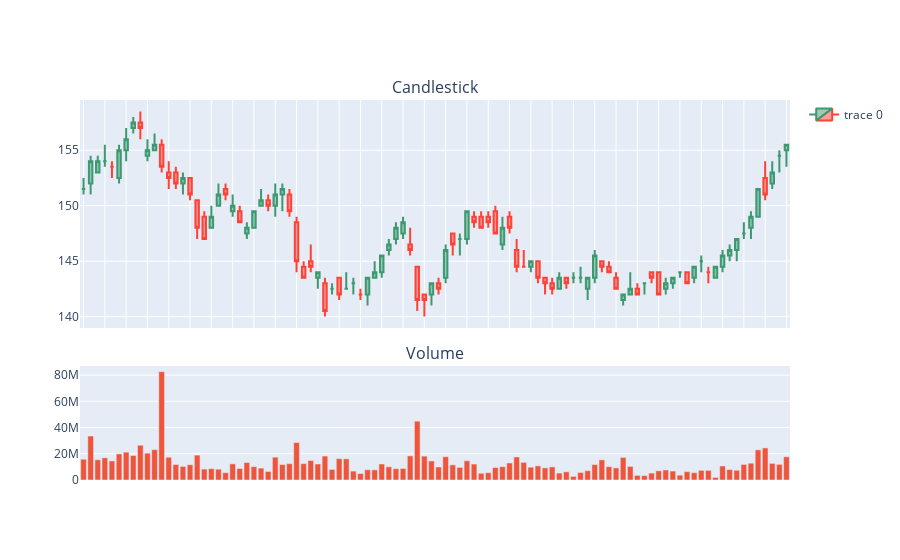

The cell this chart's notebook holds for it:
### Code cell
fig = make_subplots(rows=2, cols=1, shared_xaxes=True, 
               vertical_spacing=0.1, subplot_titles=('Candlestick', 'Volume'), 
               row_width=[0.5, 1])

fig.add_trace(go.Candlestick(
                        x=new_df1d_index,
                        open=new_df1d['Open'],
                        high=new_df1d['High'],
                        low=new_df1d['Low'],
                        close=new_df1d['Close']
),row=1, col=1)

fig.add_trace(go.Bar(x=new_df1d_index, y=new_df1d['Volume'], showlegend=False), row=2, col=1)

fig.update_xaxes(showticklabels=False)
fig.update(layout_xaxis_rangeslider_visible=False)
fig.show()
